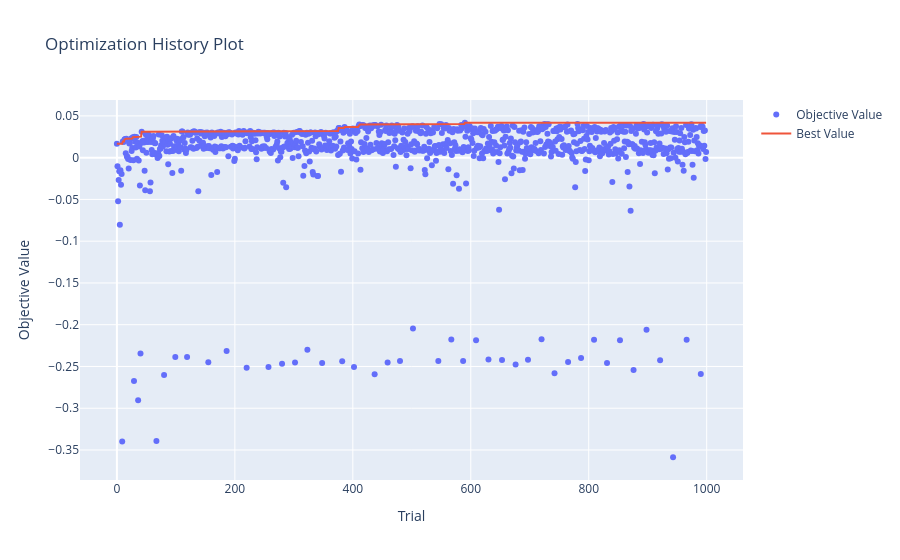

Notebook source saved alongside this figure:
### Code cell
# Optimization history
optuna.visualization.plot_optimization_history(study)

### Figure 1 — Plotly figure (JSON) as saved in the notebook; plotly's stock layout.template omitted (floating-point values rounded to 4 significant figures; data arrays with more than 128 entries replaced by an {"elided": "..."} marker saying what was removed)
{"data": [{"mode": "markers", "name": "Objective Value", "type": "scatter", "x": {"elided": "1000 int values"}, "y": {"elided": "1000 float values"}}, {"mode": "lines", "name": "Best Value", "type": "scatter", "x": {"elided": "1000 int values"}, "y": {"elided": "1000 float values"}}, {"marker": {"color": "#cccccc"}, "mode": "markers", "name": "Infeasible Trial", "showlegend": false, "type": "scatter", "x": [], "y": []}], "layout": {"autosize": true, "title": {"text": "Optimization History Plot"}, "xaxis": {"autorange": true, "range": [-58.47, 1057.0], "title": {"text": "Trial"}, "type": "linear"}, "yaxis": {"autorange": true, "range": [-0.3917, 0.07482], "title": {"text": "Objective Value"}, "type": "linear"}}}
